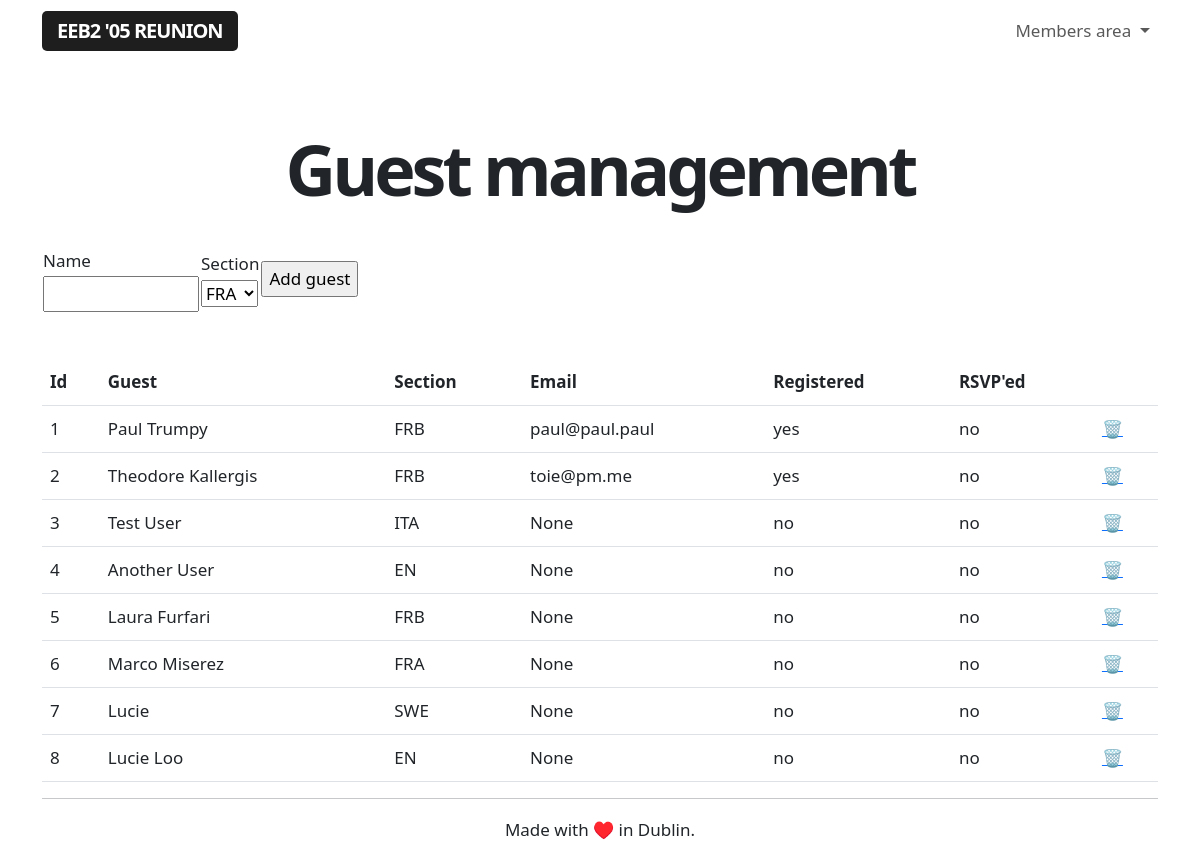
The app's page /admin/guests (signed in), older data.
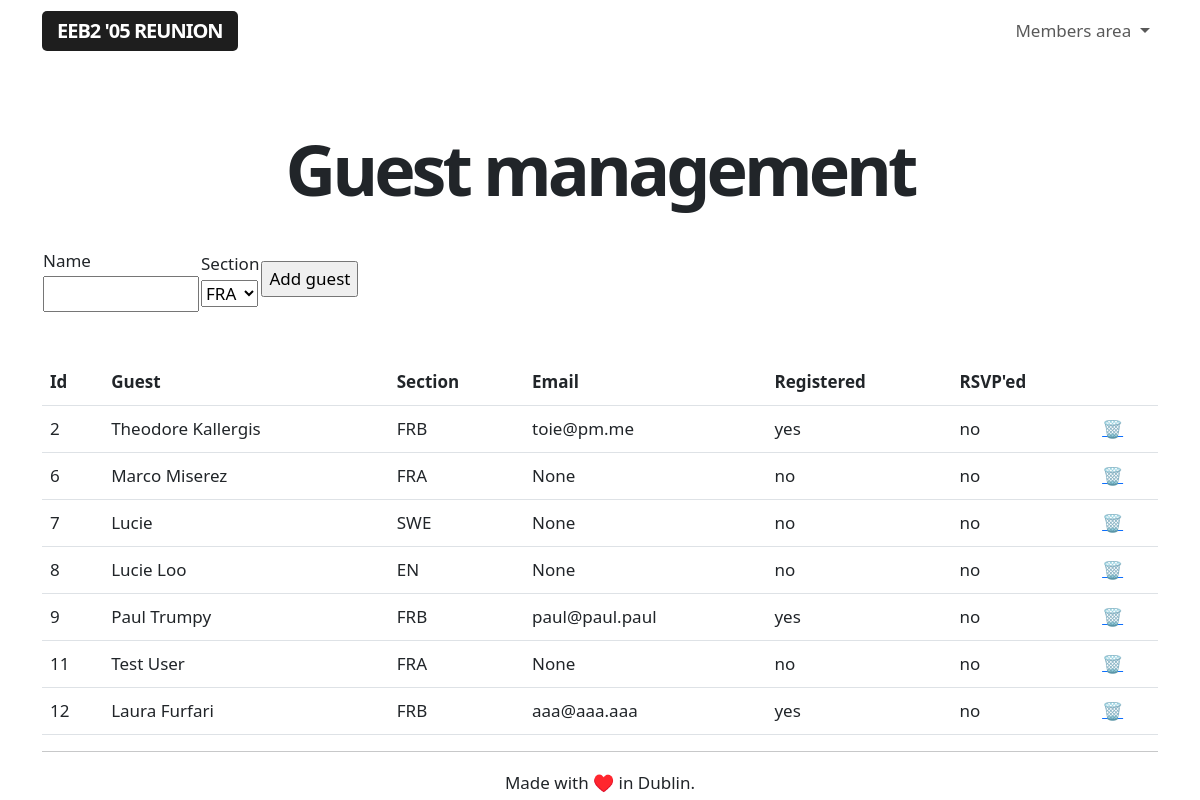
The same page, newer data.
### app/models.py (models this page shows, shortened)
class Section(db.Model):
    id = db.Column(db.Integer, primary_key=True)
    section = db.Column(db.String(64), index=True, unique=True)
    def __repr__(self):
        return '{}'.format(self.section)

class Guest(db.Model):
    id = db.Column(db.Integer, primary_key=True)
    name = db.Column(db.String(64), index=True, unique=False)
    section = db.Column(db.String(64), index=True, unique=False)
    email = db.Column(db.String(120), index=True, unique=True)
    registered = db.Column(db.String(120), index=True, unique=False)
    rsvp = db.Column(db.String(64), index=True, unique=False)

### app/routes.py (the view, shortened to what this page needs)
@app.route('/admin/guests', methods=['GET', 'POST'])
@login_required
def adminguestmanagement():
    if current_user.role == 'admin':
        guests = Guest.query.order_by(Guest.id.asc())
        form = AddGuestForm()
    else:
        flash('This is a restricted area.')
        return redirect(url_for('index'))
    return render_template("guest_management.html", title='Guest list management', guests=guests, form=form)

### app/forms.py
class AddGuestForm(FlaskForm):
    guestname = StringField('Name', validators=[DataRequired()])
    section = SelectField(u'Section', choices = [], validators = [DataRequired()])
    submit = SubmitField('Add guest')
    def __init__(self):
        super(AddGuestForm, self).__init__()
        self.section.choices = Section.query.all()

### app/models.py (called while the page is built)
@login.user_loader
def load_user(id):
    return User.query.get(int(id))

### app/templates/guest_management.html (shortened to what this page needs)
{% extends "base.html" %}
{% block content %}
<h1>Guest management</h1>
<br>
<form action="" method="post" novalidate>
    <table >
    <tbody>
        <tr>
            <td class="guesttable">
                <p>
                    {{ form.guestname.label }} <br>
                    {{ form.guestname(size=10)}}<br>
                </p>
            </td>
            <td class="guesttable">
                <p>
                    {{ form.section.label }} <br>
                    {{ form.section()}}<br>
                </p>
            </td>
            <td class="guesttable">
                <p>{{ form.submit() }}</p>
            </td>
        </tr>
    </tbody>
</table>
<br>
</form>
<table class="table">
    <tr>
        <th>Id</th>
        <th>Guest</th>
        <th>Section</th>
        <th>Email</th>
        <th>Registered</th>
        <th>RSVP'ed</th>
        <th></th>
    </tr>
{% for guest in guests %}
    {% include '_guests.html' %}
{% endfor %}
</table>
{% endblock %}

### app/templates/base.html (shortened to what this page needs)
<!doctype html>
<html lang="en">
<head>
    <link rel="stylesheet" href="{{url_for('.static', filename='styles.css')}}">
    <link href="https://cdn.jsdelivr.net/npm/bootstrap@5.3.0-alpha1/dist/css/bootstrap.min.css" rel="stylesheet">
    <link href="https://getbootstrap.com/docs/5.3/assets/css/docs.css" rel="stylesheet">
</head>
<body class="bd-example">
    <nav class="navbar navbar-expand-lg nav-container" data-bs-theme="light">
        <div class="container navigation-container">
            <a class="navbar-brand" href="/index">EEB2 '05 Reunion</a>
            <div class="login-buttons">
                <ul class="navbar-nav">
                    {% if current_user.is_anonymous %}
                    <li class="buttons-header">
                        <a class="btn btn-outline-primary login-button" href="/login" role="button">Login</a>
                        <a class="btn btn-primary" href="/register" role="button">Sign up</a>
                    </li>
                    {% else %}
                    <li class="nav-item dropdown">
                        <a class="nav-link dropdown-toggle" href="#" role="button" data-bs-toggle="dropdown" aria-expanded="false">
                            Members area
                        </a>
                    </li>
                    {% endif %}
                </ul>
            </div>
        </div>
    </nav>
<br>
<div class="container">
    {% block content %}{% endblock %}
</div>
<div class="container text-center">
<hr>
Made with ♥️ in Dublin.
</div>
</body>
</html>

### app/templates/_guests.html
<tr>
    <td>{{ guest.id }}</td>
    <td>{{ guest.name }}</td>
    <td>{{ guest.section }}</td>
    <td>{{ guest.email }}</td>
    <td>{{ guest.registered }}</td>
    <td>{{ guest.rsvp }}</td>
    <td><a class="nolinkdecoration alignright" href="{{ url_for('delete_guest', guestid=guest.id) }}">🗑️</td>
</tr>

### app/static/styles.css (style rules this page uses)
body { font-size: 17px !important; line-height: 30px !important; }
h1 { font-size: 70px !important; letter-spacing: -4px; text-align: center; font-weight: 800 !important; line-height: 75px !important; }
.nav-container { margin-bottom: 40px; }
.navbar-brand { background-color: #1e1e1e; color: #fff !important; padding: 6px 15px; border-radius: 5px; text-transform: uppercase; font-weight: 600; letter-spacing: -1px; }

Row changes from the older to the newer data that the page shows:
removed Guest: id "1", name "Paul Trumpy", section "FRB", email "paul@paul.paul", registered "yes", rsvp "no"
removed Guest: id "3", name "Test User", section "ITA", email "None", registered "no", rsvp "no"
removed Guest: id "4", name "Another User", section "EN", email "None", registered "no", rsvp "no"
removed Guest: id "5", name "Laura Furfari", section "FRB", email "None", registered "no", rsvp "no"
added Guest: id "9", name "Paul Trumpy", section "FRB", email "paul@paul.paul", registered "yes", rsvp "no"
added Guest: id "11", name "Test User", section "FRA", email "None", registered "no", rsvp "no"
added Guest: id "12", name "Laura Furfari", section "FRB", email "aaa@aaa.aaa", registered "yes", rsvp "no"
